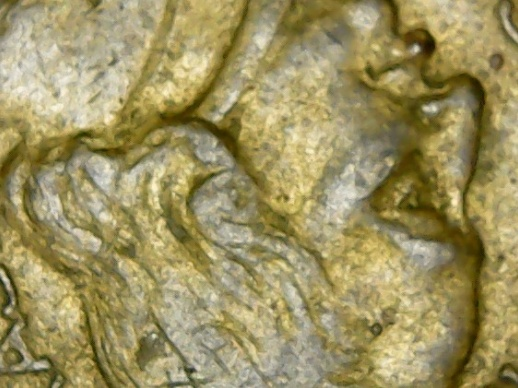
#> input picture images/aligned/aligned_0000.jpg, 518 x 388 px; its folder holds only this picture in this run
$ jupyter execute --allow-errors global_focus_analysis.ipynb   (older library calls are emulated)
#> lines starting #> are read from the running program, lines starting #| are printed output that depends on the picture
## Análise do Foco Global das Imagens com Laplace.
> Este código analisa a distribuição de foco da stack de imagens utilizando a variância do Laplaciano, e seleciona as camadas dentro do limiar definido, μ - kσ (k = 0.5), que abrange aproximadamente 67% das imagens.

[cell 1]
# Bibliotecas
import os
import re
import cv2
import time
import numpy as np
import pandas as pd
import matplotlib.pyplot as plt

[cell 2]
def load_images_from_folder(folder):
    """
    Ordena um conjunto de imagens a partir de uma dataset contendo ordenação
    númerica crescente a patir da localização da pasta de origem.

    """
#> called with folder = '../images/aligned'

    images = []

    try:
        all_files = os.listdir(folder)
    except FileNotFoundError:
        print(f"Erro: A pasta '{folder}' não foi encontrada.")
        return []

    valid_extensions = ('.jpg', '.jpeg', '.png', '.bmp', '.tif', '.tiff')
    image_files = [f for f in all_files if f.lower().endswith(valid_extensions)]

    def extract_number(filename):
        match = re.search(r'(\d+)', filename)
        if match:
            return int(match.group(1))
        return 0

    sorted_files = sorted(image_files, key=extract_number)

    print(f"\nOrdem de carregamento detectada: {sorted_files[:5]} ...")

    for filename in sorted_files:
        img_path = os.path.join(folder, filename)
        img = cv2.imread(img_path)
#> img is the input picture: shape (388, 518, 3); mean B, G, R 96.5, 145.9, 157.2

        if img is not None:
            images.append(img)
        else:
            print(f"Aviso: Não foi possível ler {filename}")

    return images

[cell 3]
# [132 lines left out: functions mse, rmse, ncc, on_press, estimate, not called in this run]

[cell 4]
def algorithm(images, metric, interval, debug=False):
    """
    Processa uma sequência de imagens alinhadas para determinar a escala relativa passo a passo.

    Args:
        images: Lista de numpy arrays (imagens em escala de cinza).
        metric: Define a Função de Custo ('MSE', 'RMSE' ou 'NCC').
        interval: Intervalo de iteração do método.
        debug: Exibe um gráfico para avaliar a seleção da escala.

    Returns:
        scales_step: Lista de fatores de escala entre i e i+1
        accumulated_scales: Lista da escala absoluta em relação à primeira imagem

    """

    print("\n[Algoritmo]")
    print(f"Função de Custo selecionada: {metric}")
    print(f"Total de imagens na pilha: {len(images)}")
    print(f"Iniciando iteração no intervalo I = [{interval[0]:.4f}, {interval[-1]:.4f}]")

    scales_step = []
    errors_min = []

    # Iterar sobre os pares.
    for i in range(len(images)-1):
        img_base = cv2.cvtColor(images[i], cv2.COLOR_BGR2GRAY)
        img_next = cv2.cvtColor(images[i+1], cv2.COLOR_BGR2GRAY)

        print("-------------------------------------------------------")
        print(f"[Processando par {i} -> {i+1}]...", end=" ")

        scale, error = estimate(
            img_base,
            img_next,
            interval,
            metric=metric,
            debug=False
        )
        scales_step.append(scale)
        errors_min.append(error)

    # Calcular Escala Acumulada (Trajetória Z).
    accumulated_scale = [1.0] # A primeira imagem é a base 1.0

    for s in scales_step:
        nova_escala_total = accumulated_scale[-1] * s
        accumulated_scale.append(nova_escala_total)

    # Gráficos.
    if debug:

        fig = plt.figure(figsize=(12, 5))
        plt.suptitle(f"Função de Custo: {metric} | Pressione '0' ou 'ESC' para continuar")

        # Gráfico 1: Escala por Passo
        plt.subplot(1, 2, 1)
        plt.plot(range(len(scales_step)), scales_step, marker='o', linestyle='-')
        plt.title("Fator de Escala (s) por Passo (i)")
        plt.xlabel("Índice da Imagem (i)")
        plt.ylabel("Fator de Escala (s)")
        plt.grid(True)

        # Gráfico 2: Escala Acumulada
        plt.subplot(1, 2, 2)
        plt.plot(range(len(accumulated_scale)), accumulated_scale, marker='s', color='orange', linestyle='-')
        plt.title("Trajetória da Escala Acumulada")
        plt.xlabel("Índice da Imagem (i)")
        plt.ylabel("Escala Total Relativa à Imagem 0")
        plt.grid(True)

        plt.tight_layout()

        plt.show()

    scales_step.insert(0, 1)

    return scales_step, accumulated_scale

[cell 5]
def calculate_depth_map_refined(aligned_images, accmd_scales, motor_step,
                                agg_window=5, d=9, h_thr=200, px_thr=15):
    """
    Reconstrução 3D refinada com Agregação de Custo e Preservação de Bordas.
    Ideal para lidar com reflexos especulares (moedas, cristais, etc).
    """
    print("\nFase 4: Estimando a Profundidade dos Pixels.")

    images = []
    for img in aligned_images:
        if len(img.shape) == 3:
            img_gray = cv2.cvtColor(img, cv2.COLOR_BGR2GRAY)
            images.append(img_gray)
        else:
            images.append(img)

    stack = np.dstack(images)
    h, w, n_imgs = stack.shape

    # Cubo para armazenar as respostas de foco.
    focus_cube = np.zeros_like(stack, dtype=np.float32)

    print(f">> Calculando Foco com Filtro Passa-Baixa (Janela {agg_window}x{agg_window})...")
    for i in range(n_imgs):
        img = stack[:, :, i]

        # Suavização inicial leve.
        blur = cv2.GaussianBlur(img, (3, 3), 0)

        # Derivada de 2ª ordem (Laplaciano) e Magnitude Absoluta.
        lap = cv2.Laplacian(blur, cv2.CV_64F)
        lap_mag = np.abs(lap)

        # Agregação de Custo
        # Passa-baixa no domínio do foco.
        lap_agg = cv2.blur(lap_mag, (agg_window, agg_window))
        focus_cube[:, :, i] = lap_agg

    # 2. Argmax
    index_map = np.argmax(focus_cube, axis=2)

    # 3. Conversão Geométrica (Índice -> Z)
    depth_map_raw = np.zeros((h, w), dtype=np.float32)

    vector_scales = np.array(accmd_scales)
    vector_shift = np.arange(n_imgs) * motor_step

    for k in range(1, n_imgs):
        mask = (index_map == k)
        if np.sum(mask) == 0: continue

        s_k = vector_scales[k]
        dist_k = vector_shift[k]

        if s_k > 1.0001:
            depth_map_raw[mask] = (s_k * dist_k) / (s_k - 1.0)

    depth_map_final = depth_map_raw.copy()

    print(">> Aplicando Filtro Bilateral no Mapa de Profundidade...")
    depth_map_final = cv2.bilateralFilter(depth_map_raw, d=d, sigmaColor=h_thr, sigmaSpace=px_thr)

    print("Reconstrução concluída com sucesso!")
    return depth_map_final, depth_map_raw, index_map

# --- FUNÇÃO DE COMPARAÇÃO VISUAL ---
def compare_filters(depth_raw, depth_final):
    """Exibe o antes e depois da Fase 2 para você validar o alisamento da moeda."""
    plt.figure(figsize=(14, 6))

    # Máscara para ignorar o fundo preto (Z=0) na visualização
    raw_mask = np.ma.masked_where(depth_raw == 0, depth_raw)
    final_mask = np.ma.masked_where(depth_final == 0, depth_final)

    plt.subplot(1, 2, 1)
    plt.imshow(raw_mask, cmap='plasma_r')
    plt.colorbar(label='Profundidade Z (mm)')
    plt.title("Z Bruto (Apenas Fase 1: Agregação)")

    plt.subplot(1, 2, 2)
    plt.imshow(final_mask, cmap='plasma_r')
    plt.colorbar(label='Profundidade Z (mm)')
    plt.title("Z Final (Fase 1 + Fase 2: Bilateral)")

    plt.tight_layout()
    plt.show()
##

[cell 6]
# [17 lines left out: function plot_depth, not called in this run]

[cell 7]
def global_focus_analysis(aligned_images):
    """
    Gera uma 'Nota de Nitidez' para cada imagem e define quais devem ser mantidas.
    """
    scores = []

    print("Calculando nitidez global de cada imagem...")
    for i, img in enumerate(aligned_images):
        # 1. Garante escala de cinza
        if len(img.shape) == 3:
            gray = cv2.cvtColor(img, cv2.COLOR_BGR2GRAY)
        else:
            gray = img

        # 2. A Mágica: Variância do Laplaciano
        # Retorna um ÚNICO número que representa a nitidez da foto inteira
        score = cv2.Laplacian(gray, cv2.CV_64F).var()
        scores.append(score)

    scores = np.array(scores)

    # 3. Estatística do Conjunto
    mean = np.mean(scores)
    stdd = np.std(scores)

    # Critério: Média - 0.5 Desvios
    # threshold = mean -  (0.5*stdd)
    threshold = 0

    idx_approved = np.where(scores > threshold)[0]
    idx_start = idx_approved[0]
    idx_end = idx_approved[-1]
    final_imgs = aligned_images[idx_start : idx_end+1]

    # --- VISUALIZAÇÃO ---
    plt.figure(figsize=(10, 6))

    # Plota a curva de nitidez
    plt.plot(scores, label='Nitidez (Variância Laplaciano)', color='blue')

    # Linha de Corte
    plt.axhline(y=threshold, color='red', linestyle='--', label=f'Corte (Média + 1.5std)')

    # Pinta a área das imagens selecionadas
    plt.fill_between(range(len(scores)), 0, scores,
                     where=(scores > threshold),
                     color='green', alpha=0.3, label='Imagens Selecionadas')

    plt.title("Análise Global de Foco")
    plt.xlabel("Índice da Imagem (Z)")
    plt.ylabel("Score de Nitidez")
    plt.legend()
    plt.grid(True, alpha=0.3)
    plt.show()

    print(f"Total de Imagens: {len(scores)}")
    print(f"Média da Variância: {mean:.2f}")
    print(f"Desvio Padrão: {stdd:.2f}")
    print(f"Imagens Úteis identificadas: {len(idx_approved)}")
    print(f"Seleção: Mantendo índices {idx_start} até {idx_end} (Total: {len(final_imgs)} imagens)")

    return final_imgs

[cell 8]
import numpy as np
from scipy.signal import savgol_filter

# [17 lines left out: function regularize_scales, not called in this run]

[cell 9]
images = load_images_from_folder("../images/aligned")
#> images = 1 item
clean_images = global_focus_analysis(images)
#> the loop in global_focus_analysis, `for i, img in enumerate(aligned_images):` made 1 pass
#> score on pass 1: 206.1
#> pass 1, in global_focus_analysis, `gray = cv2.cvtColor(img, cv2.COLOR_BGR2GRAY)`:
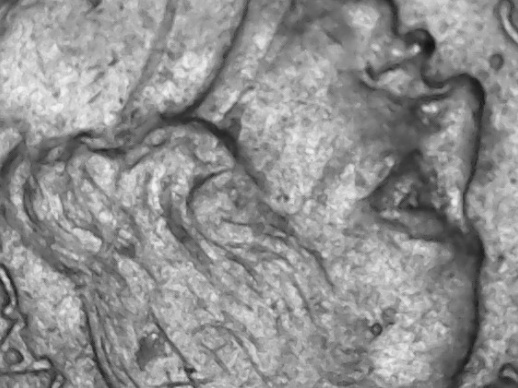
#> gray: shape (388, 518); min 18, max 245, mean 143.6
#> after the loop in global_focus_analysis, `for i, img in enumerate(aligned_images):`: scores = [206.1]
#> in global_focus_analysis, `mean = np.mean(scores)`: mean = 206.1
#> in global_focus_analysis, `stdd = np.std(scores)`: stdd = 0
#> in global_focus_analysis, `idx_approved = np.where(scores > threshold)[0]`: idx_approved = [0]
#> in global_focus_analysis, `idx_start = idx_approved[0]`: idx_start = 0
#> in global_focus_analysis, `final_imgs = aligned_images[idx_start : idx_end+1]`: final_imgs = 1 item
#> in global_focus_analysis, `plt.show()`:
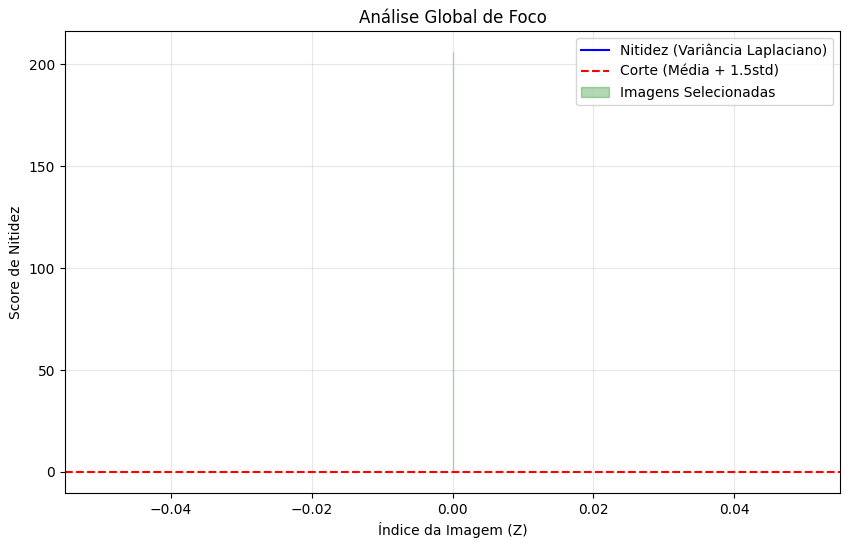
#> figure drawn by matplotlib, 1 panel
#| Total de Imagens: 1
#| Média da Variância: 206.12
#| Desvio Padrão: 0.00
#| Imagens Úteis identificadas: 1
#| Seleção: Mantendo índices 0 até 0 (Total: 1 imagens)
#> clean_images = 1 item

[cell 10]
# Constantes.
CUSTO = 'RMSE'
MOTOR_STEP_MM = 1.0
INTERVAL = np.linspace(1.00, 1.20, 500)

step_scales, accumulated_scales = algorithm(clean_images, CUSTO, INTERVAL, debug=True)
#| Total de imagens na pilha: 1
#> after the loop in algorithm, `for i in range(len(images)-1):`: errors_min = []
#> after the loop in algorithm, `for s in scales_step:`: accumulated_scale = [1]
#> in algorithm, `plt.show()`:
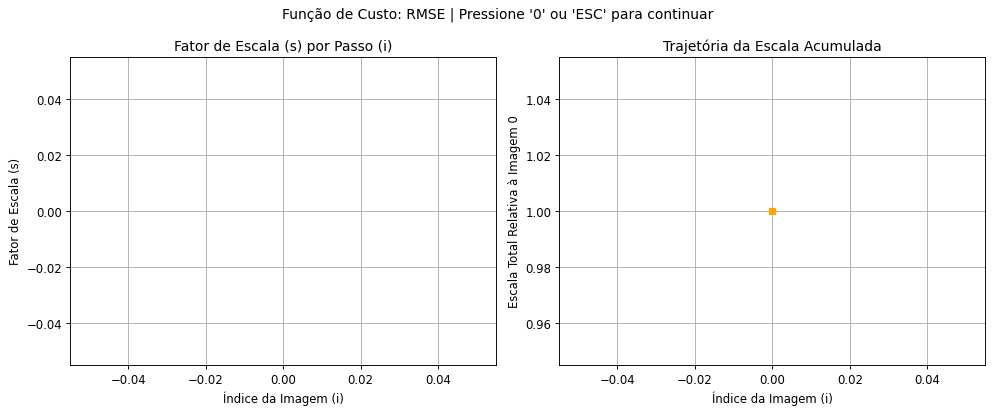
#> figure drawn by matplotlib, 2 panels
#> step_scales = [1]; accumulated_scales = [1]

[cell 11]
# DataFrames.
imgs_idx = np.arange(0, len(step_scales), 1)
#> imgs_idx = [0]
df = pd.DataFrame(columns=['imagens', 'escalas', 'escalas_acumuladas'])
df['imagens'] = imgs_idx
df['escalas'] = step_scales
df['escalas_acumuladas'] = accumulated_scales

[cell 12]
depth_map_final, depth_map_raw, index_map = calculate_depth_map_refined(clean_images, df['escalas_acumuladas'], 0.001, agg_window=3, d=5, h_thr=0.21, px_thr=15)
#> the loop in calculate_depth_map_refined, `for img in aligned_images:` made 1 pass
#> after the loop in calculate_depth_map_refined, `for img in aligned_images:`: images = 1 item
#> the loop in calculate_depth_map_refined, `for i in range(n_imgs):` made 1 pass
#> pass 1, in calculate_depth_map_refined, `lap = cv2.Laplacian(blur, cv2.CV_64F)`:
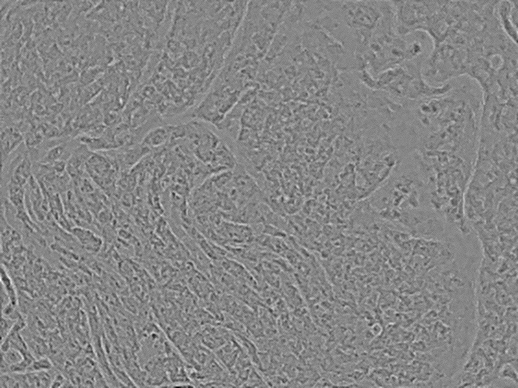
#> lap: shape (388, 518) float64; min -59, max 53, mean 0; drawn with min black and max white
#> pass 1, in calculate_depth_map_refined, `lap_mag = np.abs(lap)`:
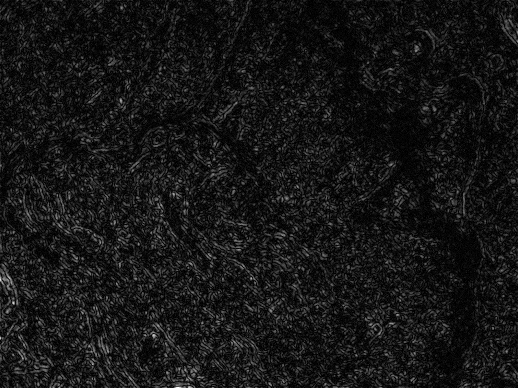
#> lap_mag: shape (388, 518) float64; min 0, max 59, mean 5.2; drawn with min black and max white
#> pass 1, in calculate_depth_map_refined, `lap_agg = cv2.blur(lap_mag, (agg_window, agg_window))`:
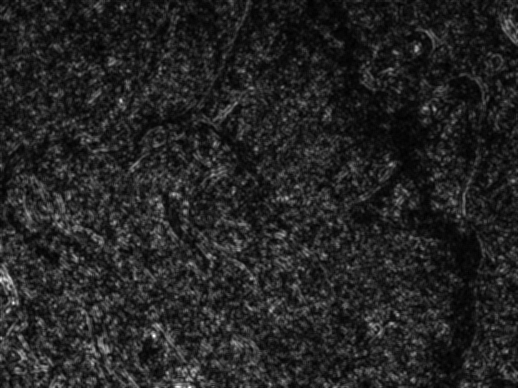
#> lap_agg: shape (388, 518) float64; min 0.222, max 34.78, mean 5.2; drawn with min black and max white
#> in calculate_depth_map_refined, `index_map = np.argmax(focus_cube, axis=2)`: index_map: shape (388, 518) int64; every value is 0
#> after the loop in calculate_depth_map_refined, `for k in range(1, n_imgs):`: depth_map_raw: shape (388, 518) float32; every value is 0

[cell 13]
compare_filters(depth_map_raw, depth_map_final)
#> in compare_filters, `plt.show()`:
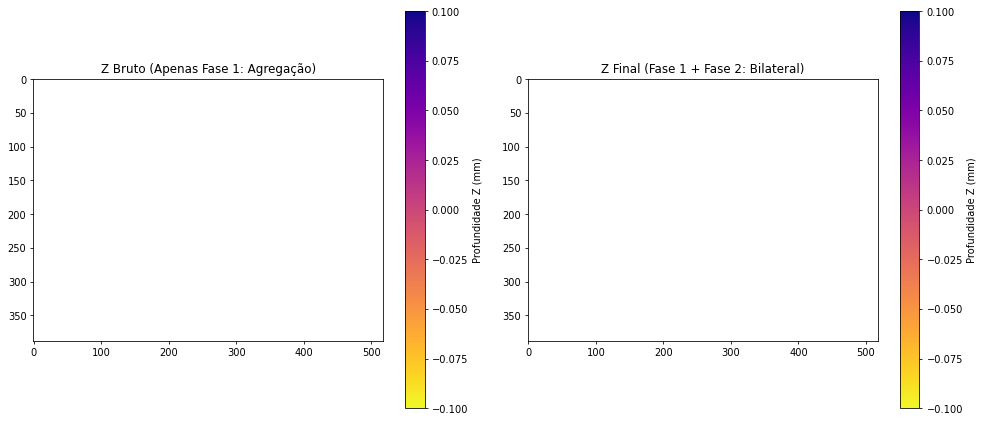
#> figure drawn by matplotlib, 4 panels

[cell 14]
plt.imshow(index_map, cmap='plasma_r')
plt.colorbar(label='Altura i (Índices)')
plt.title("Altura de cada Pixel da Imagem")
plt.show()
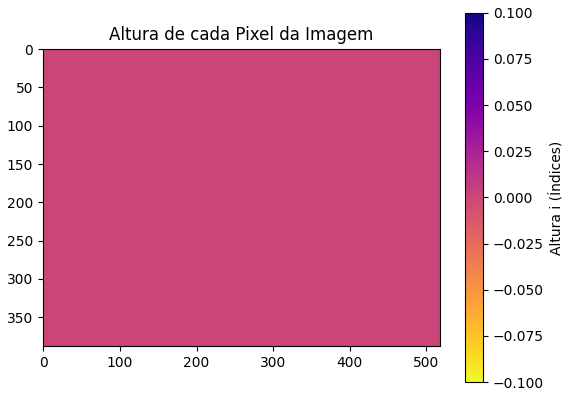
#> figure drawn by matplotlib, 2 panels

[cell 15]
# Função de Reconstrução 3D.

import numpy as np
import cv2

# [79 lines left out: function export_point_cloud, not called in this run]

#> (a cell that did not finish here is left out)

## Análise do Foco Global das Imagens com Keypoints.
| Este código analisa a distribuição de foco da stack de imagens utilizando os pontos de interesse do AKAZE, e seleciona as camadas dentro do limiar definido, μ - kσ (k = 0.5), que abrange aproximadamente 67% das imagens.

[cell 17]
def analyze_keypoint_density(aligned_images, desvios_padrao=1, show=True):
    """
    Analisa a qualidade do foco contando a densidade de pontos de interesse (Keypoints)
    e aplica um filtro estatístico (Gaussiano) para selecionar as imagens úteis.

    Args:
        aligned_images: Lista de imagens.
        desvios_padrao: Fator de corte (Z-score).
        show: Se True, plota o gráfico de distribuição.

    Returns:
        imagens_filtradas: Sublista apenas com as imagens focadas.
        indices_uteis: Lista dos índices originais mantidos.
        range_z: Tupla (inicio, fim) para referência.
    """
    print(f"--- ANÁLISE DE DENSIDADE DE KEYPOINTS (Gaussian Cut: {desvios_padrao}σ) ---")

    # Inicializa detector (ORB é rápido e robusto a ruído)
    # Ajustamos nfeatures para um valor alto para não saturar
    orb = cv2.ORB_create(nfeatures=10000, scoreType=cv2.ORB_HARRIS_SCORE)

    keypoint_counts = []

    # 1. Extração de Dados
    for i, img in enumerate(aligned_images):
        if img.ndim == 3:
            gray = cv2.cvtColor(img, cv2.COLOR_BGR2GRAY)
        else:
            gray = img

        # Detectar keypoints (não precisamos dos descritores, apenas os pontos)
        kps = orb.detect(gray, None)
        count = len(kps)
        keypoint_counts.append(count)

    counts_arr = np.array(keypoint_counts)

    # 2. Análise Estatística (Gaussiana)
    media = np.mean(counts_arr)
    std = np.std(counts_arr)

    # Definição do Limiar (Threshold)
    # Queremos apenas as imagens que têm MUITO mais detalhes que a média
    limiar_corte = media - (desvios_padrao * std)

    print(f"Estatísticas -> Média: {media:.1f} pts | Std: {std:.1f} pts")
    print(f"Critério de Corte: > {limiar_corte:.1f} pontos")

    # 3. Filtragem
    indices_uteis = np.where(counts_arr > limiar_corte)[0]

    if len(indices_uteis) == 0:
        print("ALERTA: Nenhuma imagem passou no critério. O desvio padrão está muito alto ou as imagens estão sem textura.")
        return [], [], (0,0)

    # Para manter a continuidade do volume 3D, pegamos do primeiro ao último índice válido
    idx_start = indices_uteis[0]
    idx_end = indices_uteis[-1]

    imagens_filtradas = aligned_images[idx_start : idx_end+1]

    print(f"Seleção: Mantendo índices {idx_start} até {idx_end} (Total: {len(imagens_filtradas)} imagens)")

    # 4. Visualização
    if show:
        plt.figure(figsize=(10, 6))

        # Plot da curva de densidade
        x = range(len(aligned_images))
        plt.plot(x, counts_arr, label='Qtd. Keypoints', color='navy', linewidth=2)
        plt.fill_between(x, 0, counts_arr, alpha=0.1, color='blue')

        # Plot da área selecionada
        plt.axhline(y=media, color='gray', linestyle=':', label='Média')
        plt.axhline(y=limiar_corte, color='red', linestyle='--', label=f'Corte ({desvios_padrao}σ)')

        # Destacar a região aprovada
        plt.axvspan(idx_start, idx_end, color='green', alpha=0.2, label='Volume de Foco Útil')

        plt.title("Distribuição Gaussiana de Foco")
        plt.xlabel("Índice da Imagem (Profundidade Z)")
        plt.ylabel("Contagem de Pontos de Interesse")
        plt.legend()
        plt.grid(True, alpha=0.3)
        plt.show()

    return imagens_filtradas, indices_uteis, (idx_start, idx_end)

[cell 18]
imgs_clean, indices_reais, range_z = analyze_keypoint_density(images, desvios_padrao=0.5, show=True)
#> the loop in analyze_keypoint_density, `for i, img in enumerate(aligned_images):` made 1 pass
#> count on pass 1: 6066
#> after the loop in analyze_keypoint_density, `for i, img in enumerate(aligned_images):`: keypoint_counts = [6066]
#> in analyze_keypoint_density, `media = np.mean(counts_arr)`: media = 6066
#> in analyze_keypoint_density, `std = np.std(counts_arr)`: std = 0
#> in analyze_keypoint_density, `limiar_corte = media - (desvios_padrao * std)`: limiar_corte = 6066
#| Estatísticas -> Média: 6066.0 pts | Std: 0.0 pts
#| Critério de Corte: > 6066.0 pontos
#> in analyze_keypoint_density, `indices_uteis = np.where(counts_arr > limiar_corte)[0]`: indices_uteis = empty array
#> imgs_clean = []; indices_reais = []; range_z = (0, 0)
